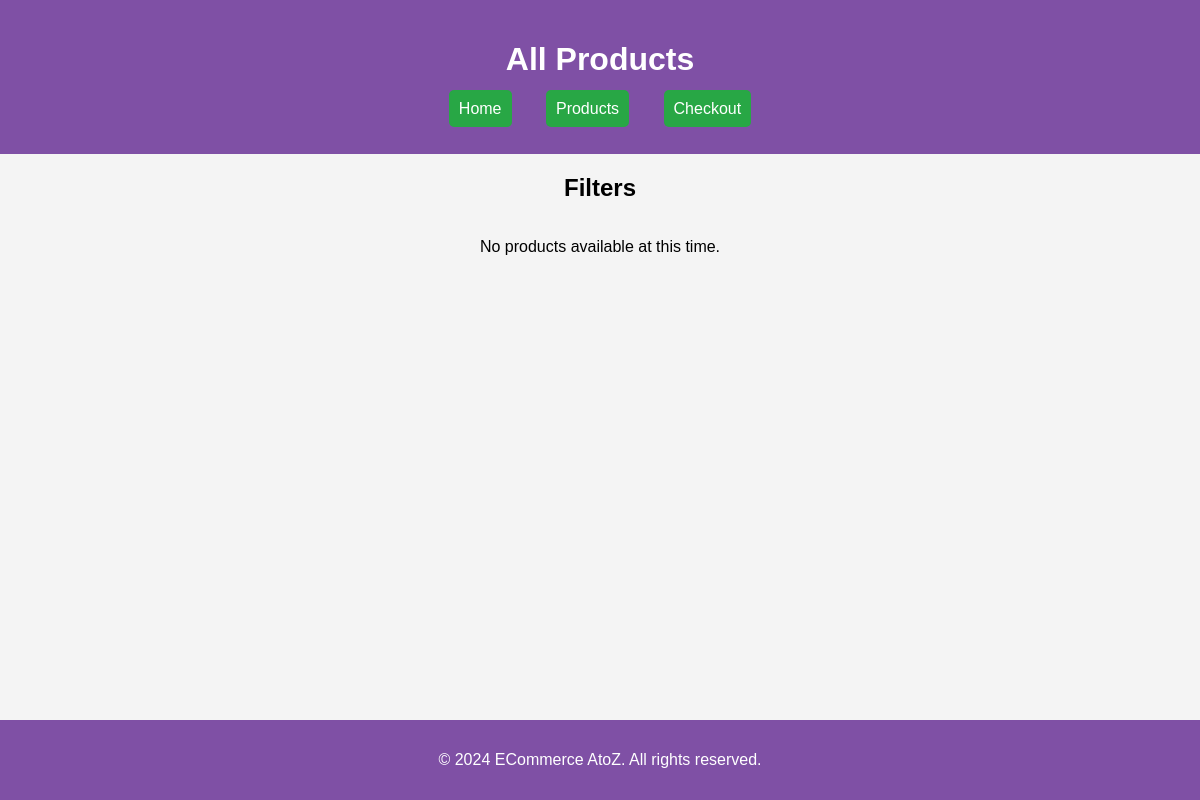
Before: /products/ with the older database file.
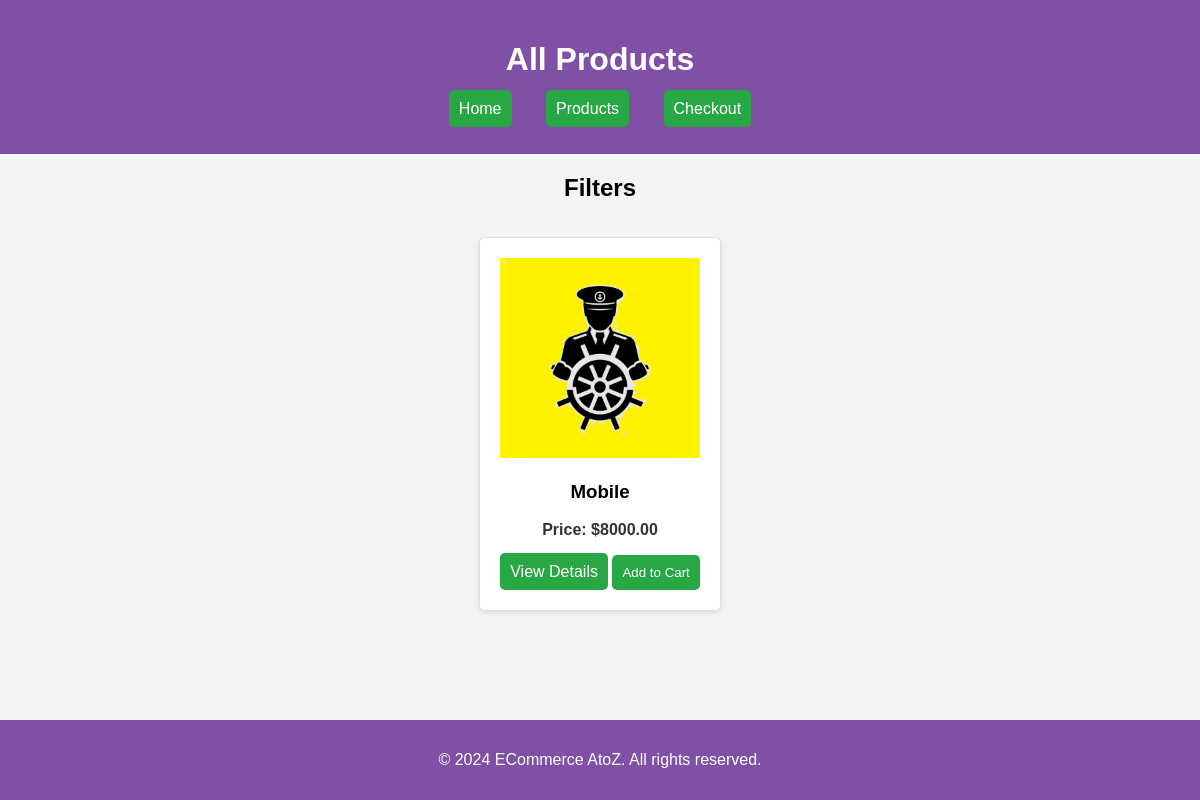
After: the same page with the newer database file.
### shop/models.py (models this page shows, shortened)
class Product(models.Model):
    name = models.CharField(max_length=100)
    description = models.TextField()
    price = models.DecimalField(max_digits=10, decimal_places=2)
    created_at = models.DateTimeField(auto_now_add=True)
    updated_at = models.DateTimeField(auto_now=True)
    category = models.ForeignKey(Category, on_delete=models.CASCADE, related_name='products')
    stock = models.PositiveIntegerField(default=0)
    is_active = models.BooleanField(default=True)
    is_featured = models.BooleanField(default=False)
    image = models.ImageField(upload_to='products/', null=True, blank=True)
    class Meta:
        ordering = ['name']
        verbose_name = 'Product'
        verbose_name_plural = 'Products'

### shop/views.py (the view)
# urls.py: path('products/', product_listing, name='product_listing'),
def product_listing(request):
    products = Product.objects.filter(is_active=True)
    context = {
        'products': products,
        'current_year': datetime.now().year,
    }
    return render(request, 'plp.html', context)

### shop/templates/plp.html (shortened to what this page needs)
{% load static %}
<!DOCTYPE html>
<html lang="en">
<head>
    <link rel="stylesheet" href="{% static 'css/styles.css' %}">
</head>
<body>
    <header>
        <div class="container">
            <h1>All Products</h1>
            <nav>
                <ul>
                    <li><a class="btn" href="{% url 'homepage' %}">Home</a></li>
                    <li><a class="btn" href="{% url 'product_listing' %}">Products</a></li>
                    <li><a class="btn" href="{% url 'checkout' %}">Checkout</a></li>
                </ul>
            </nav>
        </div>
    </header>
    <main>
        <div class="container">
            <div class="filters">
                <h2>Filters</h2>
            </div>
            <div class="product-list">
                {% for product in products %}
                    <div class="product-item">
                        <img src="{{ product.image.url }}" alt="{{ product.name }}" class="product-image" />
                        <h3>{{ product.name }}</h3>
                        <p class="product-price">Price: ${{ product.price }}</p>
                        <a href="{% url 'product_detail' product.id %}" class="btn">View Details</a>
                        <button class="btn add-to-cart">Add to Cart</button>
                    </div>
                {% empty %}
                    <p>No products available at this time.</p>
                {% endfor %}
            </div>
        </div>
    </main>
    <footer>
        <div class="container">
            <p>&copy; {{ current_year }} ECommerce AtoZ. All rights reserved.</p>
        </div>
    </footer>
</body>
</html>

Changed rows visible on the page:
added Product: image (picture), name "Mobile", price "8000.00"
Other visible differences:
text no longer shown: "No products available at this time."
